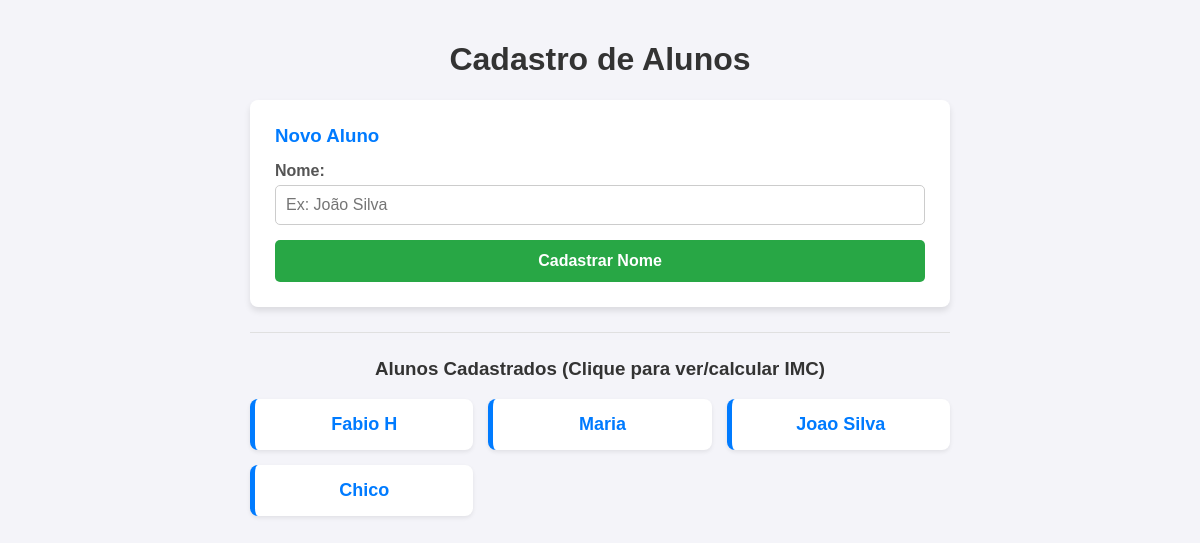
/home/, run on the app's committed database.
### ImcApp/models.py (models this page shows, shortened)
class Pessoa(models.Model):
    nome = models.CharField(max_length=50)

### ImcApp/views.py (the view)
# urls.py: path('home/', views.home_view, name='home'),
def home_view(request):
    if request.method == 'POST':
        nome = request.POST.get('nome')
        if nome:
            Pessoa.objects.create(nome=nome)
            return redirect('home')
    pessoas = Pessoa.objects.all()
    return render(request, 'home.html', {'pessoas': pessoas})

### ImcApp/templates/home.html (shortened to what this page needs)
{% load static %}
<!DOCTYPE html>
<html lang="pt-br">
<head>
    <link rel="stylesheet" href="{% static 'css/estilo.css' %}">
</head>
<body>
    <div class="container">
        <h1>Cadastro de Alunos</h1>
        <div class="card-form">
            <h3>Novo Aluno</h3>
            <form method="POST">
                <div class="form-group">
                    <label for="nome">Nome:</label>
                    <input type="text" id="nome" name="nome" placeholder="Ex: João Silva" required>
                </div>
                <button type="submit" class="btn-calcular">Cadastrar Nome</button>
            </form>
        </div>
        <hr>
        <h3>Alunos Cadastrados (Clique para ver/calcular IMC)</h3>
        <div class="lista-avaliacoes">
            {% for pessoa in pessoas %}
                <div class="card-resultado" style="text-align: center;">
                    <a href="{% url 'calcular_imc' pessoa.id %}" style="font-size: 18px; font-weight: bold; color: #007bff; text-decoration: none;">
                        {{ pessoa.nome }}
                    </a>
                </div>
            {% empty %}
                <p style="text-align: center;">Nenhum aluno cadastrado ainda.</p>
            {% endfor %}
        </div>
    </div>
</body>
</html>

### ImcApp/static/css/estilo.css (style rules this page uses)
body { font-family: Arial, sans-serif; background-color: #f4f4f9; margin: 0; padding: 20px; }
.container { max-width: 700px; margin: 0 auto; }
h1, h2, h3 { color: #333; text-align: center; }
hr { border: 0; height: 1px; background: #e0e0e0; margin: 25px 0; }
.card-form { background: #fff; padding: 25px; border-radius: 8px; box-shadow: 0 4px 6px rgba(0, 0, 0, 0.1); margin-bottom: 20px; }
.card-form h3 { margin-top: 0; margin-bottom: 15px; color: #007bff; text-align: left; }
.form-group { margin-bottom: 15px; display: flex; flex-direction: column; }
.form-group label { font-weight: bold; margin-bottom: 5px; color: #555; }
.form-group input { padding: 10px; border: 1px solid #ccc; border-radius: 5px; font-size: 16px; outline: none; transition: border-color 0.2s; }
.btn-calcular { width: 100%; background-color: #28a745; color: white; padding: 12px; border: none; border-radius: 5px; cursor: pointer; font-size: 16px; font-weight: bold; transition: background-color 0.2s; }
.lista-avaliacoes { display: grid; grid-template-columns: repeat(auto-fill, minmax(200px, 1fr)); gap: 15px; }
.card-resultado { background: #fff; padding: 15px; border-radius: 8px; box-shadow: 0 2px 4px rgba(0, 0, 0, 0.08); border-left: 5px solid #007bff; }

### data on the page
Pessoa: nome "Fabio H"
Pessoa: nome "Maria"
Pessoa: nome "Joao Silva"
Pessoa: nome "Chico"
